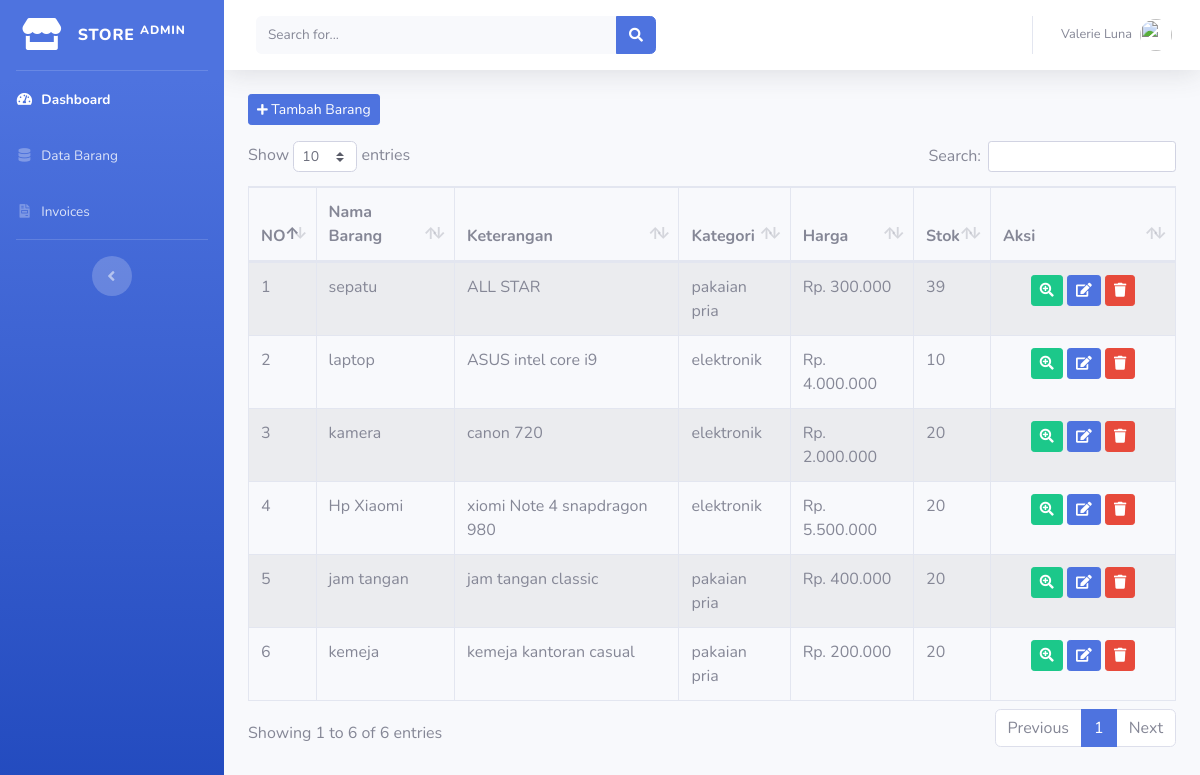
Page /index.php/admin/data_barang on the committed database.
### tables this page shows
CREATE TABLE `tb_barang` (
  `id_barang` int(11) NOT NULL,
  `nama_brg` varchar(50) NOT NULL,
  `keterangan` varchar(50) NOT NULL,
  `kategori` varchar(60) NOT NULL,
  `harga` int(11) NOT NULL,
  `stok` int(11) NOT NULL,
  `gambar` text NOT NULL
);

### application/controllers/admin/Data_barang.php (called while the page is built, shortened)
<?php
class Data_barang extends CI_Controller
{
    public function index()
    {
        $data['barang'] = $this->model_barang->tampil_data();
        $this->load->view('template_admin/header');
        $this->load->view('template_admin/sidebar');
        $this->load->view('admin/data_barang', $data);
        $this->load->view('template_admin/footer');
    }
}

### index.php (called while the page is built, shortened)
<?php
require_once BASEPATH.'core/CodeIgniter.php';

### application/models/Model_barang.php (called while the page is built, shortened)
<?php
class Model_barang extends CI_Model
{
    public function tampil_data()
    {
        return $this->db->get('tb_barang');
    }
}

### application/views/admin/data_barang.php (the view, shortened to what this page needs)
<div class="container-fluid">
    <button class="btn btn-sm btn-primary mb-3" data-toggle="modal" data-target="#tambahbarang"><i class="fas fa-plus fa-sm"></i> Tambah Barang</button>
    <div class="box-body table-responsive">
        <table class="table table-bordered table-striped" id="table1">
            <thead>
                <tr>
                    <th>NO</th>
                    <th>Nama Barang</th>
                    <th>Keterangan</th>
                    <th>Kategori</th>
                    <th>Harga</th>
                    <th>Stok</th>
                    <th>Aksi</th>
                </tr>
            </thead>
            <tbody>
                <?php $no = 1;
                foreach ($barang->result() as $key => $data) { ?>
                    <tr>
                        <td><?php echo $no++ ?></td>
                        <td><?php echo $data->nama_brg ?></td>
                        <td><?php echo $data->keterangan ?></td>
                        <td><?php echo $data->kategori ?></td>
                        <td>Rp. <?php echo number_format($data->harga, 0, ',', '.') ?></td>
                        <td><?php echo $data->stok ?></td>
                        <td class="text-center" width="160px">
                            <a href="" class="btn btn-success btn-sm">
                                <i class="fa fa-search-plus"></i>
                            </a>
                            <a href="<?php echo site_url('admin/data_barang/edit/' . $data->id_barang) ?>" class="btn btn-primary btn-sm">
                                <i class="fa fa-edit"></i>
                            </a>
                            <a href="<?php echo site_url('admin/data_barang/hapus/' . $data->id_barang) ?>" onclick="return confirm('apakah anda yakin hapus data? ')" class="btn btn-danger btn-sm">
                                <i class="fa fa-trash"></i>
                            </a>
                        </td>
                    </tr>
                <?php } ?>
            </tbody>
        </table>
    </div>
</div>

### rows in the picture
tb_barang: nama_brg "sepatu", keterangan "ALL STAR", kategori "pakaian pria", harga "300.000", stok "39"
tb_barang: nama_brg "laptop", keterangan "ASUS intel core i9", kategori "elektronik", harga "4.000.000", stok "10"
tb_barang: nama_brg "kamera", keterangan "canon 720", kategori "elektronik", harga "2.000.000", stok "20"
tb_barang: nama_brg "Hp Xiaomi", keterangan "xiomi Note 4 snapdragon 980", kategori "elektronik", harga "5.500.000", stok "20"
tb_barang: nama_brg "jam tangan", keterangan "jam tangan classic", kategori "pakaian pria", harga "400.000", stok "20"
tb_barang: nama_brg "kemeja", keterangan "kemeja kantoran casual", kategori "pakaian pria", harga "200.000", stok "20"
